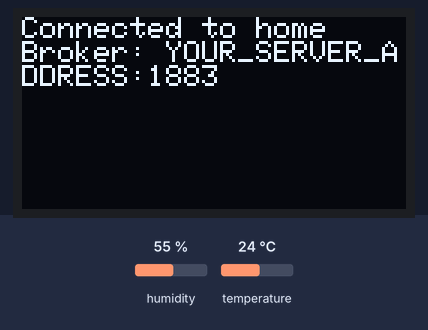
Bench run of a sketch on a simulated ESP32-S3. Shown: 128×64 one-colour display. The test bench sets the inputs (shaded band); at power-on: humidity 55 %, temperature 24 °C. WiFi joins after 1.5 s; servers stay silent unless stated; the display library's start-up logo is not drawn; no MQTT or app messages arrive unless stated; what the sketch prints to the serial monitor is not drawn.

Above: at 1.7 s.

The sketch:

sketch_apr26a.ino
```cpp
#include <string>

// OLED-Display
#include <Wire.h>
#include <Adafruit_GFX.h>
#include <Adafruit_SH110X.h>
// temperature sensor
#include "DHT.h"
// WiFi-Manager
#include <WiFiManager.h>
// MQTT Client
#include <PubSubClient.h>

// connecting sensor
#define DHTTYPE DHT22
#define DHT22_Pin 21
DHT dht(DHT22_Pin, DHTTYPE);

// configuring OLED
#define I2C_SDA 14 //4  // GPIO 14
#define I2C_SCL 13 //5  // GPIO 13
#define SCREEN_WIDTH 128
#define SCREEN_HEIGHT 64
#define OLED_RESET -1 // Reset-Pin (-1 = not used)
#define I2C_ADDRESS 0x3C // Standard Address for SH1106
Adafruit_SH1106G display(SCREEN_WIDTH, SCREEN_HEIGHT, &Wire, OLED_RESET);


// Variables
WiFiManager wm;
WiFiClient espClient;
String ssid;

PubSubClient client(espClient);
const char* mqtt_server = "YOUR_SERVER_ADDRESS";
const int mqtt_port = 1883;
const char* mqtt_user = "MQTT_USERNAME";
const char* mqtt_password = "MQTT_PASSWORD";

float humidity, temperature;

void setup()
{
  WiFi.mode(WIFI_STA);
  Serial.begin(115200);
  //wm.resetSettings(); //Reset settings in setup if you wish to connect to another Network

  bool res;
  res = wm.autoConnect("ESP32-Setup", "WEBSERVER_PASSWORD");

  if(!res){
    Serial.println("Failed to connect.");

  }
  else{
    ssid = wm.getWiFiSSID();
    Serial.print("Connected successfully to ");
    Serial.println(ssid);
  }

  // Setting MQTT Server
  client.setServer(mqtt_server, mqtt_port);

  // Initializing the OLED via I2C
  Wire.begin(I2C_SDA, I2C_SCL);
  if (!display.begin(I2C_ADDRESS)) {
    Serial.println(F("Display could not be initialized!"));
  }
  display.display();
  display.clearDisplay();

  // Initializing temperature Sensor
  dht.begin();
}

void reconnect() {
  // Loop until connected
  while (!client.connected()) {
    if (client.connect("ESP32Client", mqtt_user, mqtt_password)) {
      Serial.println("Connected successfully to MQTT-Broker.");
    } else {
      delay(5000); // try every five secounds
    }
  }
}

void loop(){

  if(!ssid){
    exit(0);
  }

  if (!client.connected()) {
    reconnect();
  }
  client.loop();

  //Read temperature and humidity
  humidity = dht.readHumidity();
  temperature = dht.readTemperature();

  char buffer[10];
  snprintf(buffer, sizeof(buffer), "%.2f", temperature);
  client.publish("ESP32-S3/temperature", buffer);

  snprintf(buffer, sizeof(buffer), "%.2f", humidity);
  client.publish("ESP32-S3/humidity", buffer);

  // Console Output
  Serial.print("Sent ");
  Serial.print(humidity);
  Serial.println("% Humidity and ");
  Serial.print(temperature);
  Serial.print((char)247);
  Serial.print("C to ");
  Serial.print(mqtt_server);
  Serial.print(":");
  Serial.print(mqtt_port);

  // Display Output
  display.clearDisplay();
  display.setTextSize(1);
  display.setTextColor(SH110X_WHITE);
  display.setCursor(0,0);

  display.print("Connected to ");
  display.println(ssid);
  display.print("Broker: ");
  display.print(mqtt_server);
  display.print(":");
  display.println(mqtt_port);

  display.display();
  delay(5000);
}
```
